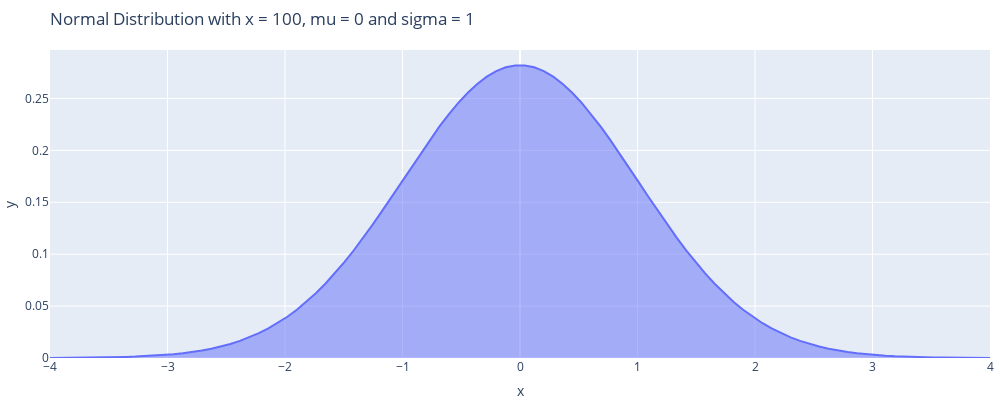

Notebook code cell kept with this figure:
### Code cell
import math
from math import exp
import numpy as np
import plotly.express as plt
#import matplotlib.pyplot as plt

def normal(x,mu,sigm):
    n=x
    x = np.linspace(mu-(4*sigm),mu+(4*sigm),100)
    y=[]

    for i in x:
        y.append((1/(sigm*2*math.sqrt(np.pi)))*exp((-1/2)*pow(((i-mu)/sigm),2)))

    #print(y)
    fig = plt.area(x=x,y=y,width = 1000,height = 400,title=f"Normal Distribution with x = {n}, mu = {mu} and sigma = {sigm}")

    fig.update_layout(
    margin=dict(l=0, r=10, t=50, b=0))

    fig.show()

ans = normal(100,0,1)
